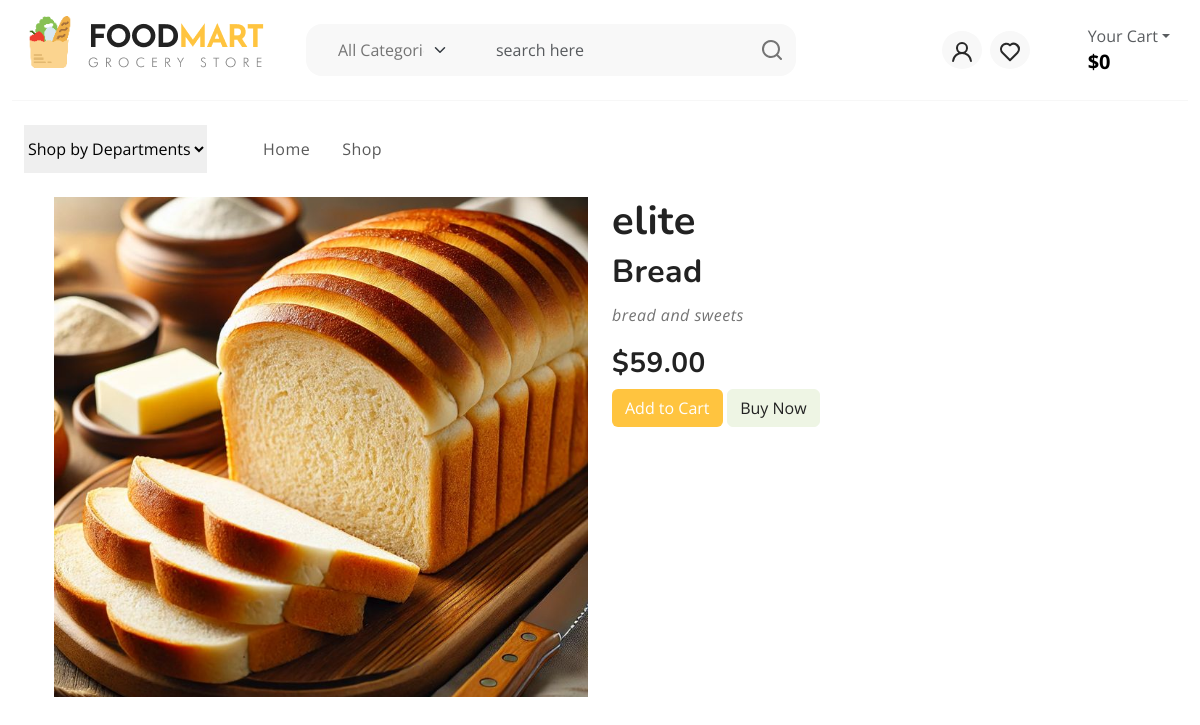
/product_details/11/, run on the app's committed database.
### shop/models.py (models this page shows, shortened)
class Product(models.Model):
    name = models.CharField(max_length=255)
    image = models.ImageField(upload_to='products/',default='products/default.jpg')
    CATEGORY = models.ForeignKey(Category, on_delete=models.CASCADE, related_name="products")
    BRAND = models.ForeignKey(Brand, on_delete=models.CASCADE, related_name="products")
    price = models.DecimalField(max_digits=10, decimal_places=2)
    offer_rate = models.PositiveIntegerField(default=0)
    stock = models.PositiveIntegerField(default=0)
    description = models.TextField(blank=True, null=True)
    created_time = models.DateTimeField(auto_now_add=True)

class Brand(models.Model):
    name = models.CharField(max_length=255)

class Category(models.Model):
    name = models.CharField(max_length=255)

### shop/views.py (the view)
# urls.py: path('product_details/<int:p_id>/', views.product_details, name='product_details'),
def product_details(request, p_id):
    cart_context = cart(request)
    cart_item = cart_context['cart_item']
    cart_total = cart_context['cart_total']
    product = Product.objects.get(id=p_id)
    return render(request,'productdetail.html', {'product': product, "cart_item": cart_item, 'cart_total': cart_total})

### shop/views.py (called while the page is built)
def cart_id(request):
    cart = request.session.session_key
    if not cart:
        cart = request.session.create()
        cart = request.session.session_key
    return cart

def cart(request):
    cart = cart_id(request)
    cart_item = CartItem.objects.filter(CART__cart_id = cart)
    tamount =0
    for i in cart_item:
        tamount += i.PRODUCT.price*i.quantity
    cart_context= {
        "cart_item":cart_item,
        "cart_total":tamount
    }
    return cart_context

### templates/productdetail.html (shortened to what this page needs)
{% extends 'base.html' %}
{% block content %}
<div class="container">
    <div class="row">
        <div class="col-md-6">
            <img style="height: 500px; width: 100%;object-fit: cover;" src="{{ product.image.url }}" alt="" class="img-fluid">
        </div>
        <div class="col-md-6">
            {% if product.BRAND.name  != "undefined" %}
            <h1>{{ product.BRAND.name }}</h1>
            {% endif %}
            <h2>{{ product.name }}</h2>
            <p><i>{{ product.CATEGORY.name }}</i></p>
            <h3>${{ product.price }}</h3>
            <a href="{% url 'add_to_cart' product.id %}"><button class="btn btn-primary">Add to Cart</button></a>
           <a href="{% url 'buynow' %}"> <button class="btn btn-success">Buy Now</button></a>
        </div>
    </div>
</div>
{% endblock %}

### static/style.css (style rules this page uses)
:root { --header-height : 160px; --header-height-min : 80px; }
:root { --accent-color : #FFC43F; --dark-color : #222222; --light-dark-color : #727272; --light-color : #fff; --grey-color : #dbdbdb; --light-grey-color : #fafafa; --primary-color : #6995B1; --light-primary-color : #eef1f3; }
:root { --body-font : "Open Sans", sans-serif; --heading-font : "Nunito", sans-serif; }
body { --bs-link-color: #333; --bs-link-hover-color:#333; --bs-link-color-rgb: 40,40,40; --bs-link-hover-color-rgb: 0,0,0; --bs-light-rgb: 248, 248, 248; --bs-font-sans-serif: "Open Sans", sans-serif; --bs-body-font-family: var(--bs-font-sans-serif); --bs-body-font-size: 1rem; --bs-body-font-weight: 400; --bs-body-line-height: 2; --bs-body-color: #747474; --bs-primary: #FFC43F; --bs-primary-rgb: 255, 196, 63; --bs-success: #a3be4c; --bs-success-rgb: 163, 190, 76; --bs-primary-bg-subtle: #FFF9EB; --bs-success-bg-subtle: #eef5e5; --bs-border-color: #F7F7F7; --bs-secondary-rgb: 230, 243, 251; --bs-danger-rgb: 249, 235, 231; --bs-warning-rgb: 255, 249, 235; --bs-info-rgb: 230, 243, 250; }
.btn-primary { --bs-btn-color: #fff; --bs-btn-bg: #ffc43f; --bs-btn-border-color: transparent; --bs-btn-hover-color: #fff; --bs-btn-hover-bg: #f7a422; --bs-btn-hover-border-color: transparent; --bs-btn-focus-shadow-rgb: 49,132,253; --bs-btn-active-color: #fff; --bs-btn-active-bg: #ffc43f; --bs-btn-active-border-color: transparent; --bs-btn-active-shadow: inset 0 3px 5px rgba(0, 0, 0, 0.125); --bs-btn-disabled-color: #fff; --bs-btn-disabled-bg: #d3d7dd; --bs-btn-disabled-border-color: transparent; }
.btn-success { --bs-btn-color: #222; --bs-btn-bg: #EEF5E4; --bs-btn-border-color: #EEF5E4; --bs-btn-hover-color: #222; --bs-btn-hover-bg: #9de3c2; --bs-btn-hover-border-color: #9de3c2; --bs-btn-focus-shadow-rgb: 60,153,110; --bs-btn-active-color: #222; --bs-btn-active-bg: #9de3c2; --bs-btn-active-border-color: #9de3c2; --bs-btn-active-shadow: inset 0 3px 5px rgba(0, 0, 0, 0.125); --bs-btn-disabled-color: #222; --bs-btn-disabled-bg: #EEF5E4; --bs-btn-disabled-border-color: #EEF5E4; }
body { letter-spacing: 0.03em; }
h1,h2,h3,h4,h5,h6 { font-family: var(--heading-font); color: var(--dark-color); font-weight: 700; }
.container, .container-fluid, .container-lg, .container-md, .container-sm, .container-xl, .container-xxl { --bs-gutter-x: 3rem; }

### data on the page
Product: image (picture), BRAND.name "elite", name "Bread", CATEGORY.name "bread and sweets", price "59.00"

### other printed values
{{ cart_total }} "0"
